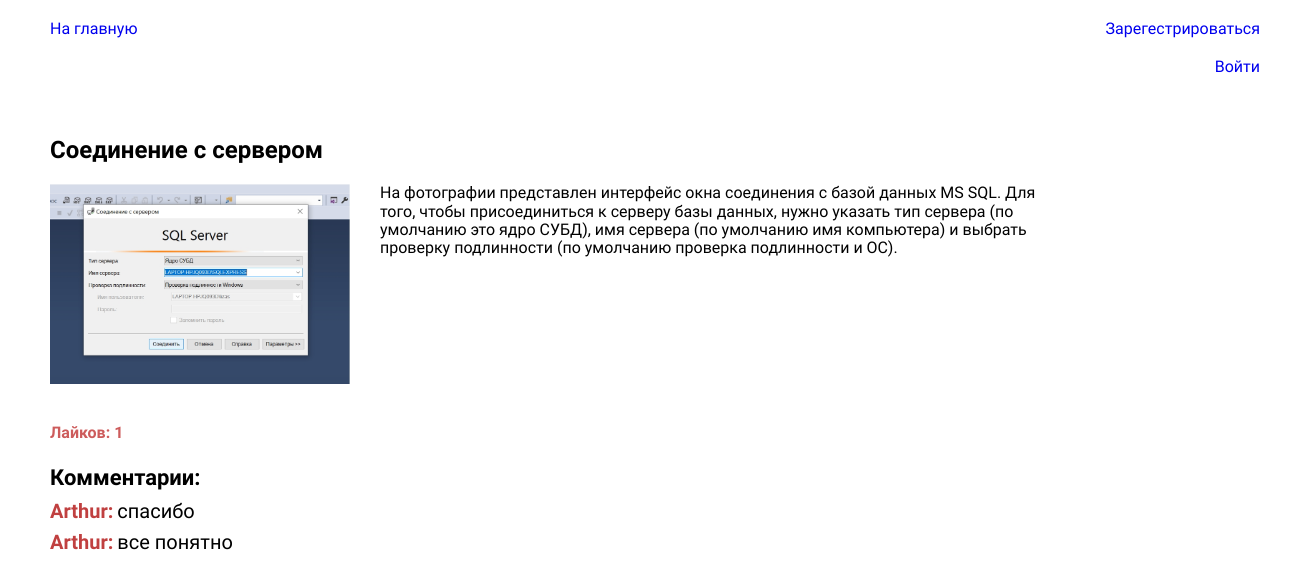
Before: /post/4 with the older database file.
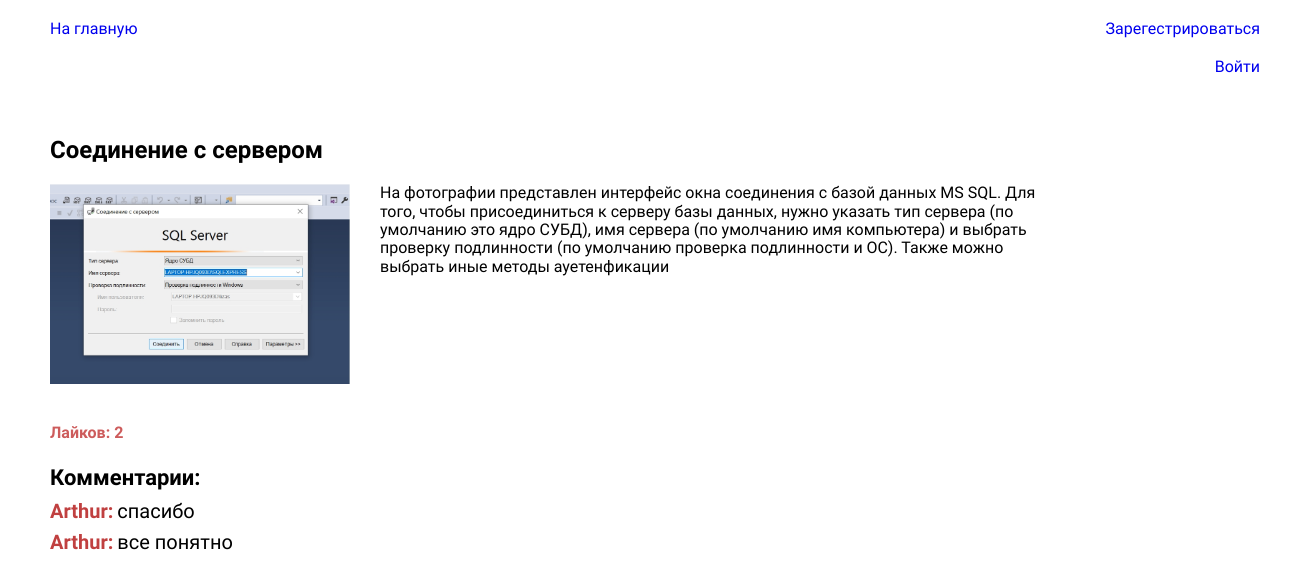
After: the same page with the newer database file.
### blog/models.py (models this page shows, shortened)
class Blog(models.Model):
    title=models.CharField(max_length=255, verbose_name='Заголовок')
    content=models.TextField(blank=True, null=True, verbose_name='Описание')
    photo=models.ImageField(upload_to="photos/%Y/%m/%d/", verbose_name='Фотография')
    time_create=models.DateTimeField(auto_now_add=True)
    time_update=models.DateTimeField(auto_now=True)
    is_published=models.BooleanField(default=True, verbose_name='Активен')
    category=models.ForeignKey('Category',on_delete=models.CASCADE,null=True, verbose_name='Категория')
    likes=models.ManyToManyField('CustomUser',blank=True,null=True, verbose_name="Лайки")
    class Meta:
        verbose_name='Пост'
        verbose_name_plural='Посты'

### blog/views.py (the view)
# urls.py: path('post/<int:pk>', DetailView.as_view(), name='detail_post'),
class DetailView(DetailView):
    model=Blog
    template_name='blog/post.html'
    context_object_name='post'
    def get_context_data(self, *, object_list=None,**kwargs):
        context=super().get_context_data(**kwargs)
        context['form']=AddCommentForm()
        context['comments']=Comment.objects.filter(post_id=context['post'].pk)
        liked=False
        if context['post'].likes.filter(pk=self.request.user.pk).exists():
            liked=True
        context['liked']=liked
        context['likes']=context['post'].likes.count()
        return context

### blog/templates/blog/post.html (shortened to what this page needs)
{% extends 'blog/base.html' %}
{% block content %}
<div class="container">
<h2 class="post_title">{{post.title}}</h2>
<div class="img_n_descr">
<img class="post-img" src="{{post.photo.url}}" align="top" alt="">
<p class="post_content"> {{post.content}}</p>
</div>
</div>
<div class="container">
{% if user.is_authenticated %}
<form action="{% url 'like_post' post.pk %}" method="POST" class="like_form">
    {% csrf_token %}
<button type="submit" class=" btn-reset like_btn">{% if liked %}Убрать лайк {% else %} Лайкнуть {% endif %} {{likes}}</button>
</form>
{% else %}
<div class="likes-count">Лайков: {{likes}} </div>
{% endif %}
    <h3 class="comments">Комментарии:</h3>
    {% for comment in comments %}
    <div>
        <p class="comment_author">{{comment.author.username}}:</p>
        <p class="comment_text">{{comment.text}}</p>
    </div>
    {% endfor%}
</div>
{% endblock %}

Changed rows visible on the page:
changed Blog "Соединение с сервером": content "…проверка подлинности и ОС)." → "…проверка подлинности и ОС). Также можно выбрать иные методы ауетенфикации"
Other visible differences:
{{ likes }}: "1" → "2"
